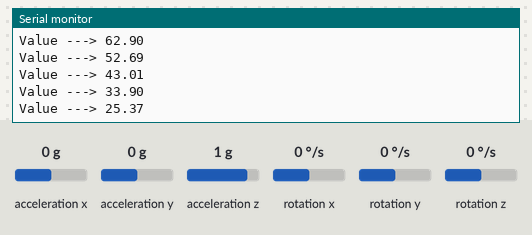
The sketch below on a simulated Arduino Uno, built with avr-gcc and run on an emulated ATmega328P. Parts: the last lines printed to the serial monitor. The test bench sets the inputs (shaded band); at power-on: acceleration x 0 g, rotation y 0 °/s, acceleration y 0 g, acceleration z 1 g, rotation x 0 °/s, rotation z 0 °/s.

Above: at 2.2 s.
2.3 s: acceleration x set to -1.4 g
At 2.34 s:
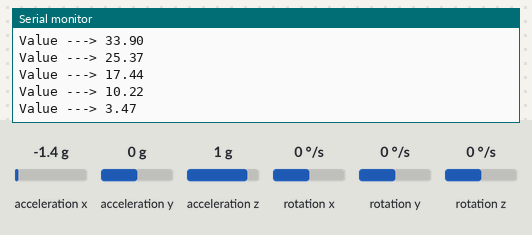
3.8 s: rotation y set to -192 °/s
At 3.84 s:
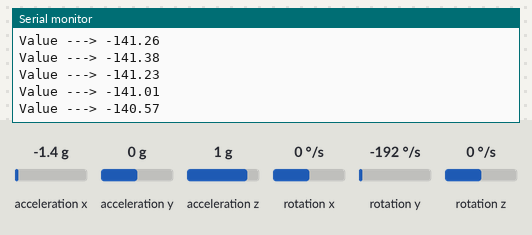
5.3 s: acceleration x set to -0.8 g
At 5.34 s:
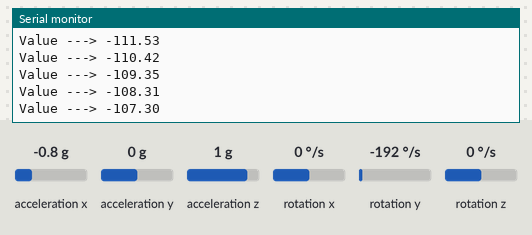
Timing chart, 0 to 8.3 s (numbered marks = the images above; inputs shaded):
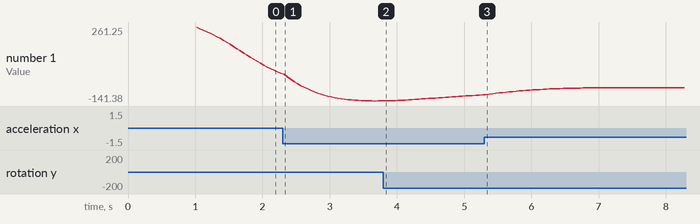

Measured:
- plotted number 1: 10.22 → -141.01 after the input at 2.3 s

The sketch:

gyroReading.ino
```cpp
#include "I2Cdev.h"
#include "MPU6050.h"
#include "Wire.h" // for i2c
#include <Kalman.h>
Kalman kalman;

// imu variables
MPU6050 accelgyro;

int16_t ax, ay, az;
int16_t gx, gy, gz;

// accelerometer values
int accel_reading;
int accel_corrected;
int accel_offset = 200;
double accel_angle;
float accel_scale = 1; // set to 0.01

// gyro values
int gyro_offset = 151; // 151
int gyro_corrected;
int gyro_reading;
float gyro_rate;
float gyro_scale = 0.02; // 0.02 by default - tweak as required
float gyro_angle;
float loop_time = 0.05; // 50ms loop
float angle = 0.00; // value to hold final calculated gyro angle

//new
double roll;
double accYangle;
double gyroYrate;
double gyroAngle;
/* Used for timing */
unsigned long timer;
#define STD_LOOP_TIME 10000 // Fixed time loop of 10 milliseconds
unsigned long lastLoopUsefulTime = STD_LOOP_TIME;
unsigned long loopStartTime;
double zeroValues[2] = { 0 };

// time stamp variables
int last_update;
int cycle_time;
long last_cycle = 0;

void setup() {
  Serial.begin(57600);
  Wire.begin();
  // initialize device
  Serial.println("Initializing I2C devices...");
  accelgyro.initialize();

  // verify connection
  Serial.println("Testing device connections...");
  Serial.println(accelgyro.testConnection() ? "MPU6050 connection successful" : "MPU6050 connection failed");;
  loopStartTime = micros();
  timer = loopStartTime;
  calibrateSensors();
}

void time_stamp(){
  while ((millis() - last_cycle) < 50){
  delay(1);
  }
  // once loop cycle reaches 50ms, reset timer value and continue
  cycle_time = millis() - last_cycle;
  last_cycle = millis();
}
double getGyroYrate() {
  accelgyro.getMotion6(&ax, &ay, &az, &gx, &gy, &gz);
   // gyro_Y_Axis angle calc
  gyro_reading = gy;
  gyro_corrected = (float)((gyro_reading/131) - gyro_offset);  // 131 is sensivity of gyro from data sheet
  gyro_rate = (gyro_corrected * gyro_scale) * -loop_time;      // loop_time = 0.05 ie 50ms
  gyro_angle = angle + gyro_rate;
  return gyro_rate;
  //return gyro_angle;
}
double getAccY() {
  accelgyro.getMotion6(&ax, &ay, &az, &gx, &gy, &gz);
    // accelerometer_X_Axis angle calc
  accel_reading = ax;
  accel_corrected = accel_reading - accel_offset;
  accel_corrected = map(accel_corrected, -16800, 16800, -90, 90);
  accel_corrected = constrain(accel_corrected, -90, 90);
  accel_angle = (float)(accel_corrected * accel_scale);
  return accel_angle;
}

void calibrateSensors() {
  accelgyro.getMotion6(&ax, &ay, &az, &gx, &gy, &gz);
  for (uint8_t i = 0; i < 100; i++) { // Take the average of 100 readings
    zeroValues[0] += ay;
    zeroValues[1] += ax;
    //zeroValues[2] += analogRead(accZ);
    delay(10);
  }
  zeroValues[0] /= 100; // Gyro X-axis
  zeroValues[1] /= 100; // Accelerometer Y-axis
  //zeroValues[2] /= 100; // Accelerometer Z-axis

  if(zeroValues[1] > 500) { // Check which side is lying down - 1g is equal to 0.33V or 102.3 quids (0.33/3.3*1023=102.3)
    zeroValues[1] -= 102.3; // +1g when lying at one of the sides
    kalman.setAngle(90); // It starts at 90 degress and 270 when facing the other way
    gyroAngle = 90;
  } else {
    zeroValues[1] += 102.3; // -1g when lying at the other side
    kalman.setAngle(270);
    gyroAngle = 270;
  }
}

void updateIMUSensors(){
  accYangle = getAccY();
  gyroYrate = getGyroYrate();
  gyroAngle += gyroYrate*((double)(micros()-timer)/1000000);
  // See my guide for more info about calculation the angles and the Kalman filter: http://arduino.cc/forum/index.php/topic,58048.0.htm
  roll = kalman.getAngle(accYangle, gyroYrate, (double)(micros() - timer)/1000000); // Calculate the angle using a Kalman filter
  timer = micros();
  time_stamp();
}
void getGyrodata(){
    // print values to serial monitor for checking
	//  Serial.print(accYangle);
	//  Serial.print("\t");
    //Serial.println("\t");
	//  Serial.print(roll);
	//  Serial.print("\t");
	//  Serial.print(gyro_angle);
	//  Serial.print("\t");
	//  Serial.println(" ");
}

void loop(){
	updateIMUSensors();
	Serial.print("Value ---> ");
        Serial.println(roll);
}
```
